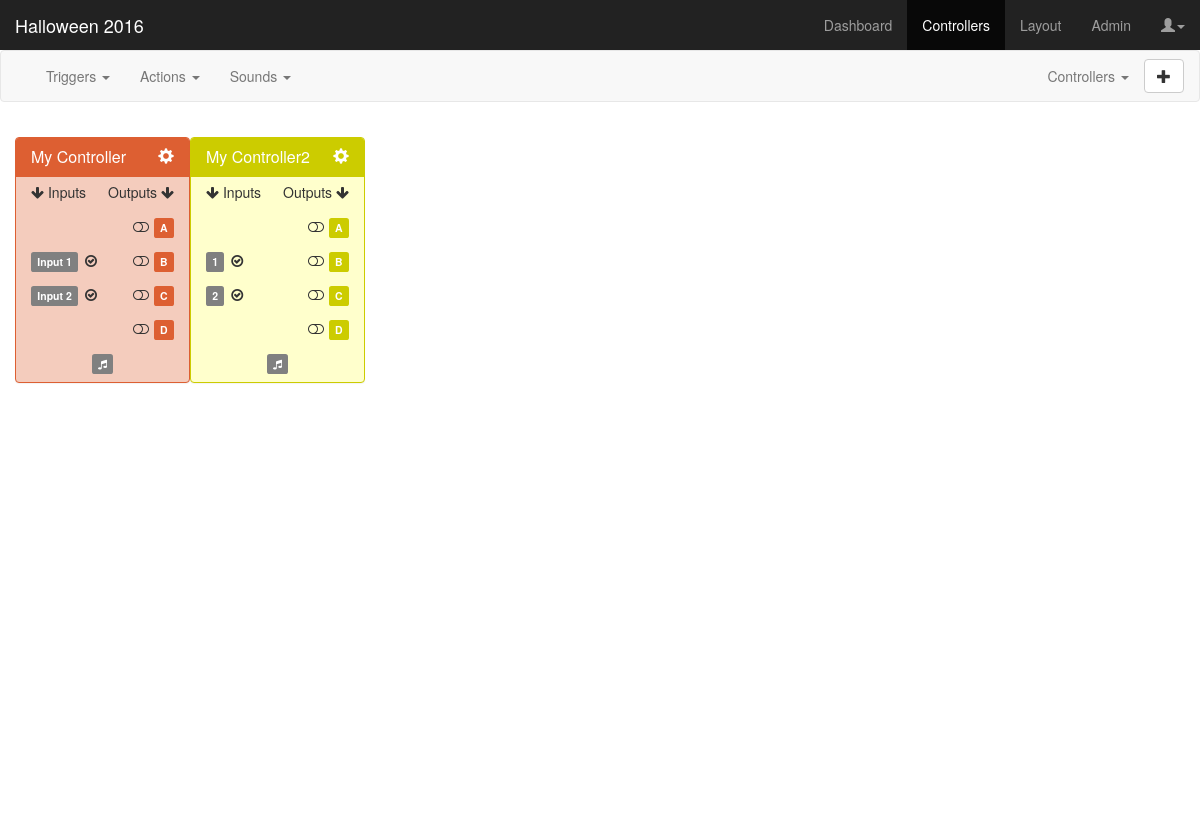
The page /controllers on the database its author committed.
### app/models.py (models this page shows, shortened)
class Controller(db.Model):
	id = db.Column(db.Integer, primary_key=True)
	project_id = db.Column(db.Integer, db.ForeignKey('project.id'))
	color_id = db.Column(db.Integer, db.ForeignKey('color.id'))
	name = db.Column(db.String(25), index=True, unique=True)
	inputs = db.relationship('Input', backref='controller')
	outputs = db.relationship('Output', backref='controller')
	def get_input(self, num):
		try:
			for i in self.inputs:
				if i.port == num:
					return i
		except:
			return 0
	def get_output(self, let):
		try:
			for o in self.outputs:
				if o.port == let:
					return o
		except:
			return 0
	@property
	def serialize(self):
		return {
			'controller_id': self.id,
			'project_id': self.project_id,
			'controllername': self.name,
			'controllercolor': self.color_id,
			'input1_id': self.get_input(1).id,
			'input1name': self.get_input(1).name,
			'input1state': self.get_input(1).state,
			'input1type_id': self.get_input(1).triggertype.id,
			'input1typename': self.get_input(1).triggertype.name,
			'input1param1': self.get_input(1).param1,
			'input1param2': self.get_input(1).param2,
			'input2_id': self.get_input(2).id,
			'input2name': self.get_input(2).name,
			'input2state': self.get_input(2).state,
			'input2type_id': self.get_input(2).triggertype.id,
			'input2typename': self.get_input(2).triggertype.name,
			'input2param1': self.get_input(2).param1,
			'input2param2': self.get_input(2).param2,
			'outputA_id': self.get_output('A').id,
			'outputAname': self.get_output('A').name,
			'outputAstate': self.get_output('A').state,
			'outputB_id': self.get_output('B').id,
			'outputBname': self.get_output('B').name,
			'outputBstate': self.get_output('B').state,
			'outputC_id': self.get_output('C').id,
			'outputCname': self.get_output('C').name,
			'outputCstate': self.get_output('C').state,
			'outputD_id': self.get_output('D').id,
			'outputDname': self.get_output('D').name,
			'outputDstate': self.get_output('D').state,
		}

class Output(db.Model):
	id = db.Column(db.Integer, primary_key=True)
	controller_id = db.Column(db.Integer, db.ForeignKey('controller.id'))
	port = db.Column(db.String(2))
	name = db.Column(db.String(25))
	state = db.Column(db.String(10), default='OFF')

class Input(db.Model):
	id = db.Column(db.Integer, primary_key=True)
	controller_id = db.Column(db.Integer, db.ForeignKey('controller.id'))
	triggertype_id = db.Column(db.Integer, db.ForeignKey('triggertype.id'))
	port = db.Column(db.Integer)
	name = db.Column(db.String(25))
	state = db.Column(db.String(10), default='PULLUP')
	param1 = db.Column(db.String(8), default='')
	param2 = db.Column(db.String(8), default='')

### app/views.py (the view)
@app.route('/controllers')
def controllers():
	controllers = Controller.query.filter(Controller.project_id==projectid)
	return render_template('controllers.html', title='Controllers', projectname=projectname, triggertypes=[tt.serialize for tt in Triggertype.query.all()], sounds=sounds, controllers=[c.serialize for c in controllers], colors=colors)

### app/models.py (called while the page is built)
	@property
	def serialize(self):
		return {
			'id': self.id,
			'name': self.name,
			'virtual': self.virtual
		}

### app/templates/controllers.html (shortened to what this page needs)
{% extends "base.html" %}
{% block content %}
<link href="static/css/controllers.css" rel="stylesheet">
<nav class="navbar navbar-default">
  <div class="container-fluid">
    <div class="collapse navbar-collapse" id="navbar-collapse-1">
      <ul class="nav navbar-nav">
        <li class="dropdown">
          <a href="#" class="dropdown-toggle" data-toggle="dropdown" role="button" aria-haspopup="true" aria-expanded="false">Triggers <span class="caret"></span></a>
        </li>
        <li class="dropdown">
          <a href="#" class="dropdown-toggle" data-toggle="dropdown" role="button" aria-haspopup="true" aria-expanded="false">Actions <span class="caret"></span></a>
        </li>
        <li class="dropdown">
          <a href="#" class="dropdown-toggle" data-toggle="dropdown" role="button" aria-haspopup="true" aria-expanded="false">Sounds <span class="caret"></span></a>
        </li>
      </ul>
      <ul class="nav navbar-nav navbar-right">
      <li class="dropdown">
      <a href="#" class="dropdown-toggle" data-toggle="dropdown">Controllers <span class="caret"></span></a>
        <li>
        	<button type="button" class="btn btn-default navbar-btn" onclick="checkController('test')">
        	  <span class="glyphicon glyphicon-plus"></span></span>
        	</button>
        </li>
        </ul>
      </div>
  </div>
</nav>
<div class="container-fluid dashboard">
  {% for c in controllers %}
  <div class="panel draggable-controller cc-{{ c.controllercolor }}" id="controller-{{ c.controller_id }}">
    <div class="panel-heading cc-{{ c.controllercolor }}-heading">
      <h3 class="panel-title">
        <span class="controller-name">{{ c.controllername }}</span>
        <div class="pull-right" data-toggle="modal" data-target="#editControllerModal" data-cid="controller-{{ c.controller_id }}" data-ccolor="cc-{{ c.controllercolor }}" data-cname="{{ c.controllername }}">
          <span class="glyphicon glyphicon-cog"></span>
        </div>
      </h3>
    </div>
    <ul class="list-group">
      <li class="list-group-item borderless">
        <div class="pull-left"><i class="fa fa-arrow-down"></i> Inputs</div>
        <div class="pull-right">Outputs <i class="fa fa-arrow-down"></i></div>
      </li>
      <li class="list-group-item borderless">
        <div class="pull-right">
          <span id="toggle-outputa-{{ c.controller_id }}" data-toggle="tooltip" data-placement="top" title="{% if c.outputAstate == 'DISABLED' %}DISABLED{% else %}Default {{ c.outputAstate }}{% endif %}<br>(Click to toggle)" data-html="true" data-container="body"><i class="fa fa-{% if c.outputAstate == 'DISABLED' %}ban{% else %}toggle-{{ c.outputAstate|lower }}{% endif %} fa-fw" data-setting="{{ c.outputAstate }}"></i></span>&nbsp;<span class="label output cc-{{ c.controllercolor }}"><span>{{ c.outputAname }}</span></span>
        </div>
      </li>
      <li class="list-group-item borderless">
        <div class="pull-left spin"><span class="label input input1 cc-{{ c.controllercolor }}{% if c.input1type_id|int == 0 %} unassigned{% endif %}" data-toggle="tooltip" title="{{ c.input1typename }}<br>(Click to configure)" data-container="body" data-html="true" data-triggertypeid="{{ c.input1type_id }}" data-param1="{{ c.input1param1 }}">{{ c.input1name }}</span></div>
        <div class="pull-left">&nbsp;<span id="toggle-input1-{{ c.controller_id }}" data-toggle="tooltip" data-placement="top" title="{{ c.input1 }}<br>(Click to toggle)" data-html="true" data-container="body"><i class="fa fa-{% if c.input1state == 'DISABLED' %}ban{% else %}check-circle-o{% endif %} fa-fw" data-setting="{{ c.input1state }}"></i></span></div>
        <div class="pull-right">
          <span id="toggle-outputb-{{ c.controller_id }}" data-toggle="tooltip" data-placement="top" title="{% if c.outputBstate == 'DISABLED' %}DISABLED{% else %}Default {{ c.outputBstate }}{% endif %}<br>(Click to toggle)" data-html="true" data-container="body"><i class="fa fa-{% if c.outputBstate == 'DISABLED' %}ban{% else %}toggle-{{ c.outputBstate|lower }}{% endif %} fa-fw" data-setting="{{ c.outputBstate }}"></i></span>&nbsp;<span class="label output cc-{{ c.controllercolor }}"><span>{{ c.outputBname }}</span></span>
        </div>
      </li>
      <li class="list-group-item borderless">
        <div class="pull-left spin"><span class="label input input2 cc-{{ c.controllercolor }}{% if c.input2type_id|int == 0 %} unassigned{% endif %}" data-toggle="tooltip" title="{{ c.input2typename }}<br>(Click to configure)" data-container="body" data-html="true" data-triggertypeid="{{ c.input2type_id }}" data-param1="{{ c.input2param1 }}">{{ c.input2name }}</span></div>
        <div class="pull-left">&nbsp;<span id="toggle-input2-{{ c.controller_id }}" data-toggle="tooltip" data-placement="top" title="{{ c.input2state }}<br>(Click to toggle)" data-html="true" data-container="body"><i class="fa fa-{% if c.input2state == 'DISABLED' %}ban{% else %}check-circle-o{% endif %} fa-fw" data-setting="{{ c.input2state }}"></i></span></div>
        <div class="pull-right">
          <span id="toggle-outputc-{{ c.controller_id }}" data-toggle="tooltip" data-placement="top" title="{% if c.outputCstate == 'DISABLED' %}DISABLED{% else %}Default {{ c.outputCstate }}{% endif %}<br>(Click to toggle)" data-html="true" data-container="body"><i class="fa fa-{% if c.outputCstate == 'DISABLED' %}ban{% else %}toggle-{{ c.outputCstate|lower }}{% endif %} fa-fw" data-setting="{{ c.outputCstate }}"></i></span>&nbsp;<span class="label output cc-{{ c.controllercolor }}"><span>{{ c.outputCname }}</span></span>
        </div>
      </li>
      <li class="list-group-item borderless">
        <div class="pull-right">
          <span id="toggle-outputd-{{ c.controller_id }}" data-toggle="tooltip" data-placement="top" title="{% if c.outputDstate == 'DISABLED' %}DISABLED{% else %}Default {{ c.outputDstate }}{% endif %}<br>(Click to toggle)" data-html="true" data-container="body"><i class="fa fa-{% if c.outputDstate == 'DISABLED' %}ban{% else %}toggle-{{ c.outputDstate|lower }}{% endif %} fa-fw" data-setting="{{ c.outputDstate }}"></i></span>&nbsp;<span class="label output cc-{{ c.controllercolor }}"><span>{{ c.outputDname }}</span></span>
        </div>
      </li>
      <li class="list-group-item borderless">
        <div class="text-center">
          <span class="label sounds cc-{{ c.controllercolor }} unassigned" id="sounds-{{ c.controller_id }}" data-toggle="tooltip" title="(Click to configure)" data-html="true" data-container="body"><i class="fa fa-music"></i></span>
        </div>
      </li>
    </ul>
  </div>
  {% endfor %}
</div>
{% endblock %}

### app/static/css/controllers.css (style rules this page uses)
body { padding-top: 50px; }
:root { --cc1-head: #4298B5; --cc1-bg: #c7e2eb; --cc2-head: #273a3f; --cc2-bg: #c0d3d8; --cc3-head: #92B06A; --cc3-bg: #dae5cd; --cc4-head: #9900ff; --cc4-bg: #e0b3ff; --cc5-head: #DD5F32; --cc5-bg: #f4ccbd; --cc6-head: #FFA200; --cc6-bg: #ffe3b3; --cc7-head: #00A03E; --cc7-bg: #c6ecd4; --cc8-head: #24A8AC; --cc8-bg: #bff0f2; --cc9-head: #cccc00; --cc9-bg: #ffffcc; --cc10-head: #fa8072; --cc10-bg: #fdd3ce; }
.dashboard { height: calc(100vh - 100px); padding: 15px; }
.draggable-controller { width: 12.5em; float: left; }
span[class*='cc-'].unassigned { background-color: gray !important; }
.cc-5 { border-color: var(--cc5-head); background-color: var(--cc5-bg); }
.cc-5 > .cc-5-heading { color: #fff; background-color: var(--cc5-head); border-color: var(--cc5-head); }
.cc-5.label { background-color: var(--cc5-head); }
.cc-9 { border-color: var(--cc9-head); background-color: var(--cc9-bg); }
.cc-9 > .cc-9-heading { color: #fff; background-color: var(--cc9-head); border-color: var(--cc9-head); }
.cc-9.label { background-color: var(--cc9-head); }
li.borderless { border-top: 0 none; border-bottom: 0 none; padding: 5px 15px; background-color: transparent; height: 35px; }

### rows shown on the page
Controller: controllername "My Controller"
Input: input1name "Input 1"
Input: input2name "Input 2"
Controller: controllername "My Controller2"

### other values the page prints
{{ projectname }} "Halloween 2016"
{{ c.outputAname }} "A" "A"
{{ c.outputBname }} "B" "B"
{{ c.outputCname }} "C" "C"
{{ c.outputDname }} "D" "D"
{{ c.input1name }} "1"
{{ c.input2name }} "2"
